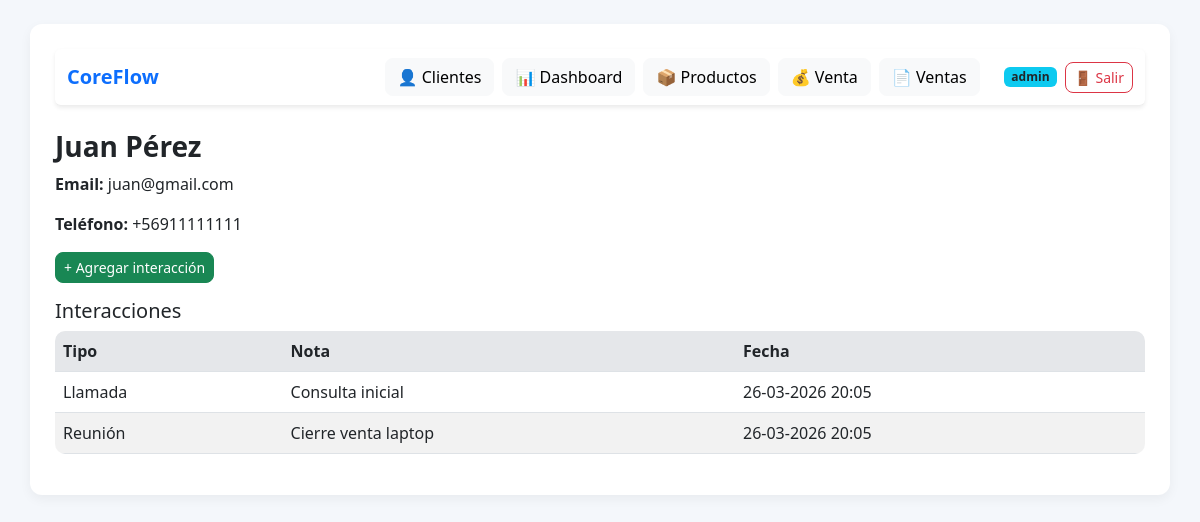
The page /cliente/1 (signed in) on the database its author committed.
### models.py (models this page shows, shortened)
class Usuario(UserMixin, db.Model):
    __tablename__ = 'usuarios'
    id = db.Column(db.Integer, primary_key=True)
    username = db.Column(db.String(80), unique=True, nullable=False, index=True)
    email = db.Column(db.String(120), unique=True, nullable=False)
    password_hash = db.Column(db.String(255), nullable=False)
    nombre_completo = db.Column(db.String(120))
    activo = db.Column(db.Boolean, default=True)
    fecha_creacion = db.Column(db.DateTime, default=datetime.utcnow)

class Cliente(db.Model):
    __tablename__ = 'clientes'
    id = db.Column(db.Integer, primary_key=True)
    nombre = db.Column(db.String(100), nullable=False)
    email = db.Column(db.String(120))
    telefono = db.Column(db.String(50))
    empresa = db.Column(db.String(100))
    fecha_creacion = db.Column(db.DateTime, default=datetime.utcnow)
    interacciones = db.relationship('Interaccion', backref='cliente', lazy=True)

class Interaccion(db.Model):
    __tablename__ = 'interacciones'
    id = db.Column(db.Integer, primary_key=True)
    cliente_id = db.Column(db.Integer, db.ForeignKey('clientes.id'), nullable=False)
    tipo = db.Column(db.String(50))
    nota = db.Column(db.Text)
    fecha = db.Column(db.DateTime, default=datetime.utcnow)

### app.py (the view)
@app.route('/cliente/<int:id>')
@login_required
def cliente_detalle(id):
    cliente = Cliente.query.get_or_404(id)
    return render_template('cliente_detalle.html', cliente=cliente)

### app.py (called while the page is built)
@login_manager.user_loader
def load_user(user_id):
    return Usuario.query.get(int(user_id))

@app.template_filter('fecha')
def format_fecha(value):
    return value.strftime('%d-%m-%Y %H:%M')

### templates/cliente_detalle.html
{% extends 'base.html' %}
{% block content %}
<h3>{{ cliente.nombre }}</h3>
<p><strong>Email:</strong> {{ cliente.email }}</p>
<p><strong>Teléfono:</strong> {{ cliente.telefono }}</p>
<p>
  <a href="{{ url_for('nueva_interaccion', id=cliente.id) }}" class="btn btn-sm btn-success">
    + Agregar interacción
  </a>
</p>
<h5>Interacciones</h5>
<div class="table-responsive">
    <table class="table table-striped">
        <tr>
            <th>Tipo</th>
            <th>Nota</th>
            <th>Fecha</th>
        </tr>
        {% for i in cliente.interacciones %}
        <tr>
            <td>{{ i.tipo }}</td>
            <td>{{ i.nota }}</td>
            <td>{{ i.fecha | fecha }}</td>
        </tr>
        {% endfor %}
    </table>
</div>
{% endblock %}

### templates/base.html (shortened to what this page needs)
<!DOCTYPE html>
<html lang="es">
<head>
    <link href="https://cdn.jsdelivr.net/npm/bootstrap@5.3.0/dist/css/bootstrap.min.css" rel="stylesheet">
    <link rel="stylesheet" href="{{ url_for('static', filename='styles.css') }}">
</head>
<body>
<div class="container mt-4">
<nav class="navbar navbar-expand-lg navbar-light bg-white mb-4 shadow-sm rounded">
    <div class="container-fluid">
        <a class="navbar-brand fw-bold text-primary" href="{{ url_for('index') }}">
            CoreFlow
        </a>
        <div class="collapse navbar-collapse" id="navbarNav">
            <div class="ms-auto d-flex flex-column flex-lg-row gap-2 mt-3 mt-lg-0 align-items-lg-center">
                <a href="{{ url_for('index') }}" class="btn btn-light">👤 Clientes</a>
                <a href="{{ url_for('dashboard') }}" class="btn btn-light">📊 Dashboard</a>
                <a href="{{ url_for('nuevo_producto') }}" class="btn btn-light">📦 Productos</a>
                <a href="{{ url_for('nueva_venta') }}" class="btn btn-light">💰 Venta</a>
                <a href="{{ url_for('listar_ventas') }}" class="btn btn-light">📄 Ventas</a>
                {% if current_user.is_authenticated %}
                <div class="d-flex align-items-center gap-2 mt-3 mt-lg-0 ms-lg-2 ps-lg-2 border-lg-start">
                    <span class="badge bg-info text-dark">{{ current_user.username }}</span>
                    <a href="{{ url_for('logout') }}" class="btn btn-outline-danger btn-sm">🚪 Salir</a>
                </div>
                {% endif %}
            </div>
        </div>
    </div>
</nav>
    {% block content %}{% endblock %}
</div>
</body>
</html>

### static/styles.css (style rules this page uses)
body { background-color: #f4f7fb; font-family: 'Segoe UI', Tahoma, Geneva, Verdana, sans-serif; }
.container { background: white; padding: 25px; border-radius: 12px; box-shadow: 0 4px 12px rgba(0, 0, 0, 0.05); }
nav { border-bottom: 1px solid #eee; padding-bottom: 10px; }
.btn { border-radius: 8px; }
.table { background: white; border-radius: 10px; overflow: hidden; }
.table th { background-color: #f1f3f6; font-weight: 600; }
h2, h3 { font-weight: 600; }
a { text-decoration: none; }

### rows shown on the page
Usuario: username "admin"
Cliente: nombre "Juan Pérez", email "juan@gmail.com", telefono "+56911111111"
Interaccion: tipo "Llamada", nota "Consulta inicial", fecha|fecha "26-03-2026 20:05"
Interaccion: tipo "Reunión", nota "Cierre venta laptop", fecha|fecha "26-03-2026 20:05"
